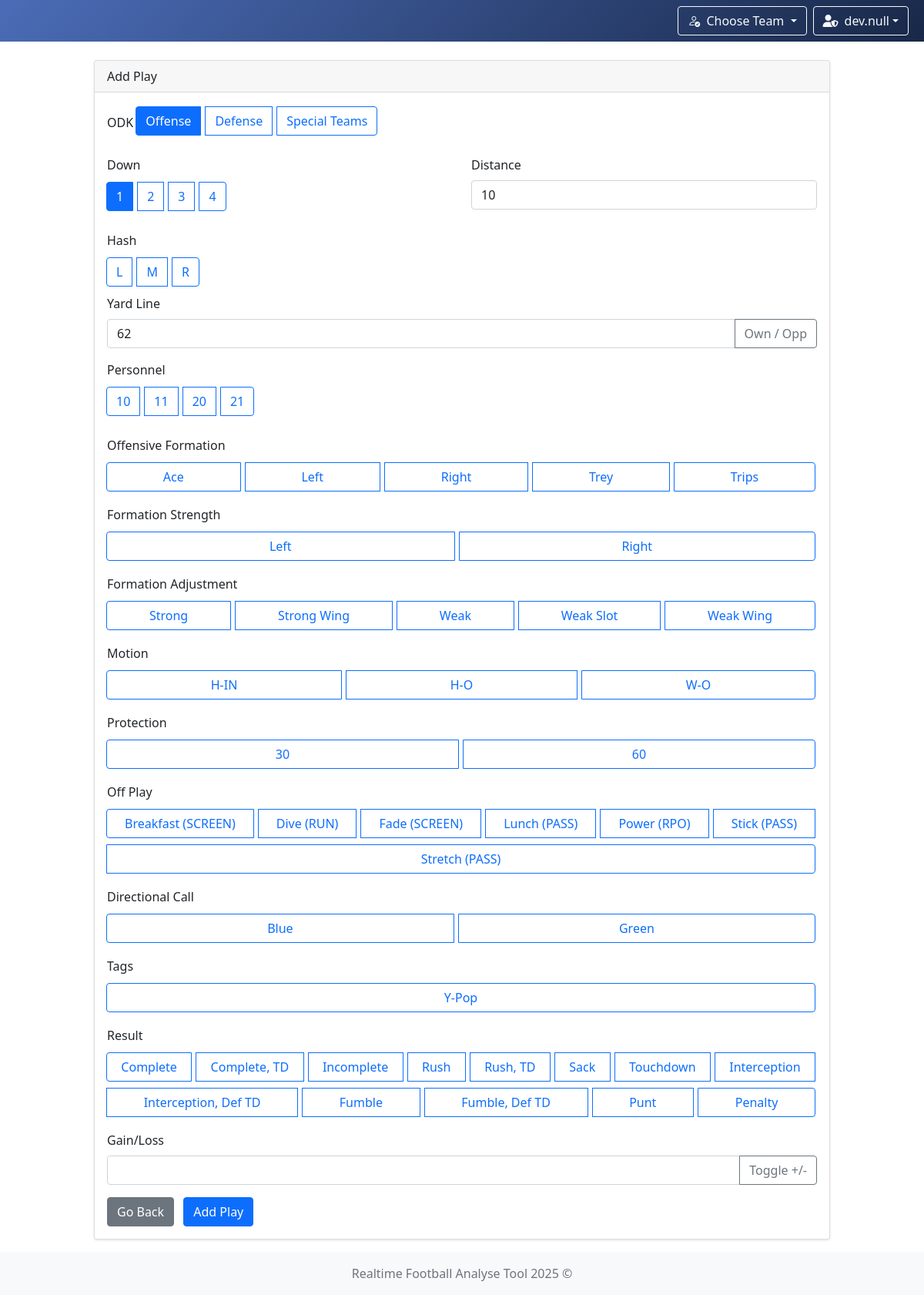
Before: /drives/1/add_play (signed in) with the older database file.
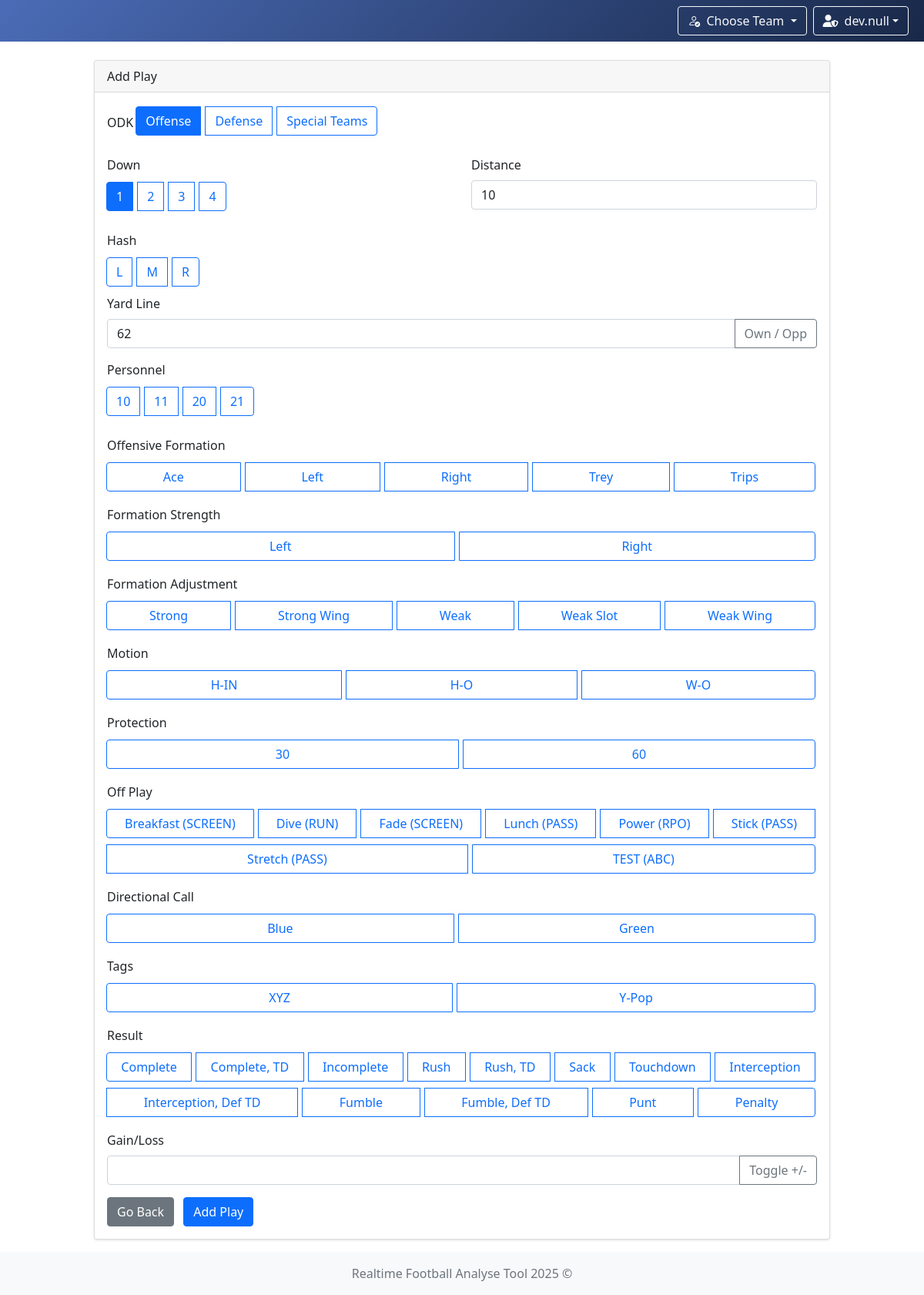
After: the same page with the newer database file.
### app/models/play_option.py (models this page shows)
class PlayOptionModel(db.Model):
    __tablename__ = 'play_option'
    id = db.Column(db.Integer, primary_key=True)
    parameter_name = db.Column(db.String(50), nullable=False)
    value = db.Column(db.String(50), nullable=False)
    enabled = db.Column(db.Boolean, default=True)
    play_call_id = db.Column(db.Integer, db.ForeignKey('play_call.id'), nullable=True)
    play_call = db.relationship('PlayCallModel', backref='options')
    __table_args__ = (
        db.UniqueConstraint('parameter_name', 'value', name='unique_play_option'),
    )

### app/controllers/drive.py (the view)
    @login_required
    def add_play(self, drive_id):
        drive = DriveModel.query.get_or_404(drive_id)
        if request.method == 'POST':
            return self._handle_add_play_post_request(drive_id, drive)
        else:
            return self._handle_add_play_get_request(drive_id)

### app/controllers/drive.py (called while the page is built)
    def _handle_add_play_get_request(self, drive_id):
        play_call_details = self._get_play_call_details()
        options = self._get_add_play_form_options()
        down, distance, yard_line = self._get_default_play_fields(drive_id)
        return render_template(
            template_name_or_list='play/add_play.html',
            drive_id=drive_id,
            play=None,
            options=options,
            default_down=down,
            default_distance=distance,
            default_yard_line=yard_line,
            play_call_details=play_call_details
        )

    @staticmethod
    def _get_play_call_details():
        off_play_name = request.args.get('off_play') or None
        if not off_play_name:
            return {}
        play_call = PlayOptionModel.query.filter_by(value=off_play_name).first()
        return {'id': play_call.id, 'name': play_call.name} if play_call else {}

### app/controllers/user.py (called while the page is built)
    @staticmethod
    def load_user(user_id):
        return UserModel.query.get(int(user_id))

### run.py (called while the page is built)
    def _inject_context(self) -> None:
        @self.app.context_processor
        def inject_teams() -> dict:
            return dict(teams=AD.TEAMS_DATA)

### app/templates/play/add_play.html (shortened to what the changed rows need)
{% extends "system/base.html" %}
{% block content %}
    <div class="row justify-content-center">
        <div class="col-md-10">
            <div class="card">
                <div class="card-body">
                    <form method="POST"
                          action="{{ url_for('edit_play', play_id=play.id) if play else url_for('add_play', drive_id=drive_id) }}">
                        <div class="row mb-3">
                            <div class="col">
                                <label class="form-label">Down</label><br>
                                <div class="btn-group" role="group">
                                    {% for down_number in range(1, 5) %}
                                        <label class="btn btn-outline-primary"
                                               for="down-{{ down_number }}">{{ down_number }}</label>
                                    {% endfor %}
                                </div>
                            </div>
                        </div>
                        <div class="mb-3">
                            <label class="form-label">Hash</label><br>
                            <div class="btn-group">
                                {% for h in ['L', 'M', 'R'] %}
                                    <label class="btn btn-outline-primary" for="hash-{{ h }}">{{ h }}</label>
                                {% endfor %}
                            </div>
                            <div class="mb-3">
                                <label class="form-label">Personnel</label><br>
                                <div class="btn-group">
                                    {% for p in ['10', '11', '20', '21'] %}
                                        <label class="btn btn-outline-primary" for="pers-{{ p }}">{{ p }}</label>
                                    {% endfor %}
                                </div>
                            </div>
                            <div class="mb-3">
                                <div class="btn-group d-flex flex-wrap">
                                    {% for option in options.off_form %}
                                        <label class="btn btn-outline-primary"
                                               for="off_form-{{ option.id }}">{{ option.value }}</label>
                                    {% endfor %}
                                </div>
                            </div>
                            <div class="mb-3">
                                <div class="btn-group d-flex flex-wrap">
                                    {% for option in options.form_str %}
                                        <label class="btn btn-outline-primary"
                                               for="form_str-{{ option.id }}">{{ option.value }}</label>
                                    {% endfor %}
                                </div>
                            </div>
                            <div class="mb-3">
                                <div class="btn-group d-flex flex-wrap">
                                    {% for option in options.form_adj %}
                                        <label class="btn btn-outline-primary"
                                               for="form_adj-{{ option.id }}">{{ option.value }}</label>
                                    {% endfor %}
                                </div>
                            </div>
                            <div class="mb-3">
                                <div class="btn-group d-flex flex-wrap">
                                    {% for option in options.motion %}
                                        <label class="btn btn-outline-primary"
                                               for="motion-{{ option.id }}">{{ option.value }}</label>
                                    {% endfor %}
                                </div>
                            </div>
                            <div class="mb-3">
                                <div class="btn-group d-flex flex-wrap">
                                    {% for option in options.protection %}
                                        <label class="btn btn-outline-primary"
                                               for="protection-{{ option.id }}">{{ option.value }}</label>
                                    {% endfor %}
                                </div>
                            </div>
                            <div class="mb-3">
                                <div class="btn-group d-flex flex-wrap">
                                    {% for option in options.off_play %}
                                        <label class="btn btn-outline-primary" for="off_play-{{ option.id }}">
                                            {{ option.label }}
                                        </label>
                                    {% endfor %}
                                </div>
                            </div>
                            <div class="mb-3">
                                <div class="btn-group d-flex flex-wrap">
                                    {% for option in options.dir_call %}
                                        <label class="btn btn-outline-primary"
                                               for="dir_call-{{ option.id }}">{{ option.value }}</label>
                                    {% endfor %}
                                </div>
                            </div>
                            <div class="mb-3">
                                <div class="btn-group d-flex flex-wrap">
                                    {% for option in options.tag %}
                                        <label class="btn btn-outline-primary"
                                               for="tag-{{ option.id }}">{{ option.value }}</label>
                                    {% endfor %}
                                </div>
                            </div>
                        </div>
                        <div class="mb-3">
                            <div class="btn-group d-flex flex-wrap">
                                {% for result in ['Complete', 'Complete, TD', 'Incomplete', 'Rush', 'Rush, TD', 'Sack', 'Touchdown', 'Interception', 'Interception, Def TD', 'Fumble', 'Fumble, Def TD', 'Punt', 'Penalty'] %}
                                    <label class="btn btn-outline-primary"
                                           for="result-{{ result|lower }}">{{ result }}</label>
                                {% endfor %}
                            </div>
                        </div>
                    </form>
                </div>
            </div>
        </div>
    </div>
{% endblock %}

Changed rows visible on the page:
added PlayOptionModel: label "TEST (ABC)"
added PlayOptionModel: value "XYZ"
